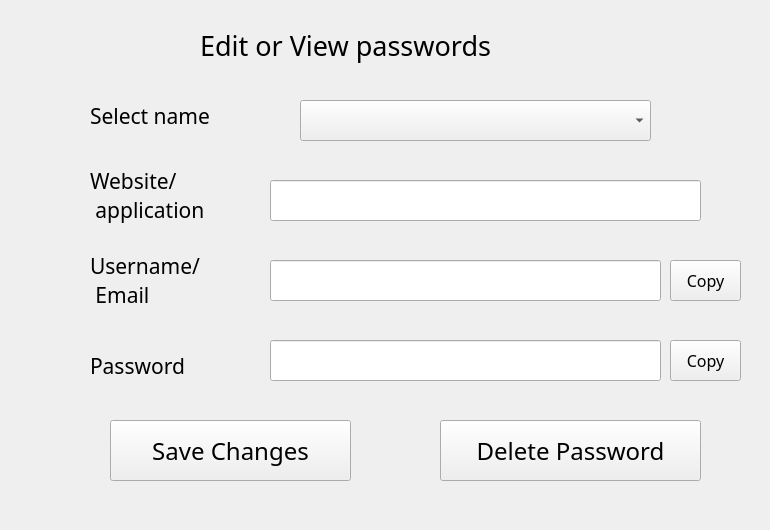
<?xml version="1.0" encoding="UTF-8"?>
<ui version="4.0">
 <class>editpassWin</class>
 <widget class="QWidget" name="editpassWin">
  <property name="geometry">
   <rect>
    <x>0</x>
    <y>0</y>
    <width>770</width>
    <height>530</height>
   </rect>
  </property>
  <property name="windowTitle">
   <string>Edit passwords</string>
  </property>
  <widget class="QLabel" name="titleLabel">
   <property name="geometry">
    <rect>
     <x>200</x>
     <y>10</y>
     <width>371</width>
     <height>71</height>
    </rect>
   </property>
   <property name="font">
    <font>
     <family>Rockwell</family>
     <pointsize>20</pointsize>
    </font>
   </property>
   <property name="text">
    <string>Edit or View passwords</string>
   </property>
  </widget>
  <widget class="QLabel" name="nameLabel">
   <property name="geometry">
    <rect>
     <x>90</x>
     <y>90</y>
     <width>161</width>
     <height>51</height>
    </rect>
   </property>
   <property name="font">
    <font>
     <family>Rockwell</family>
     <pointsize>16</pointsize>
    </font>
   </property>
   <property name="text">
    <string>Select name</string>
   </property>
  </widget>
  <widget class="QComboBox" name="nameDropDown">
   <property name="geometry">
    <rect>
     <x>300</x>
     <y>100</y>
     <width>351</width>
     <height>41</height>
    </rect>
   </property>
   <property name="font">
    <font>
     <family>Rockwell</family>
     <pointsize>14</pointsize>
    </font>
   </property>
  </widget>
  <widget class="QLabel" name="usernameLabel">
   <property name="geometry">
    <rect>
     <x>90</x>
     <y>250</y>
     <width>181</width>
     <height>61</height>
    </rect>
   </property>
   <property name="font">
    <font>
     <family>Rockwell</family>
     <pointsize>16</pointsize>
    </font>
   </property>
   <property name="text">
    <string>Username/ 
 Email</string>
   </property>
  </widget>
  <widget class="QLabel" name="urlLabel">
   <property name="geometry">
    <rect>
     <x>90</x>
     <y>160</y>
     <width>171</width>
     <height>71</height>
    </rect>
   </property>
   <property name="font">
    <font>
     <family>Rockwell</family>
     <pointsize>16</pointsize>
    </font>
   </property>
   <property name="text">
    <string>Website/ 
 application</string>
   </property>
  </widget>
  <widget class="QLabel" name="passwordLabel">
   <property name="geometry">
    <rect>
     <x>90</x>
     <y>340</y>
     <width>171</width>
     <height>51</height>
    </rect>
   </property>
   <property name="font">
    <font>
     <family>Rockwell</family>
     <pointsize>16</pointsize>
    </font>
   </property>
   <property name="text">
    <string>Password</string>
   </property>
  </widget>
  <widget class="QLineEdit" name="passwordLine">
   <property name="geometry">
    <rect>
     <x>270</x>
     <y>340</y>
     <width>391</width>
     <height>41</height>
    </rect>
   </property>
  </widget>
  <widget class="QLineEdit" name="usernameLine">
   <property name="geometry">
    <rect>
     <x>270</x>
     <y>260</y>
     <width>391</width>
     <height>41</height>
    </rect>
   </property>
  </widget>
  <widget class="QLineEdit" name="urlLine">
   <property name="geometry">
    <rect>
     <x>270</x>
     <y>180</y>
     <width>431</width>
     <height>41</height>
    </rect>
   </property>
  </widget>
  <widget class="QPushButton" name="usernameCopy">
   <property name="geometry">
    <rect>
     <x>670</x>
     <y>260</y>
     <width>71</width>
     <height>41</height>
    </rect>
   </property>
   <property name="font">
    <font>
     <family>Rockwell</family>
     <pointsize>12</pointsize>
    </font>
   </property>
   <property name="text">
    <string>Copy</string>
   </property>
  </widget>
  <widget class="QPushButton" name="passwordCopy">
   <property name="geometry">
    <rect>
     <x>670</x>
     <y>340</y>
     <width>71</width>
     <height>41</height>
    </rect>
   </property>
   <property name="font">
    <font>
     <family>Rockwell</family>
     <pointsize>12</pointsize>
    </font>
   </property>
   <property name="text">
    <string>Copy</string>
   </property>
  </widget>
  <widget class="QPushButton" name="saveButton">
   <property name="geometry">
    <rect>
     <x>110</x>
     <y>420</y>
     <width>241</width>
     <height>61</height>
    </rect>
   </property>
   <property name="font">
    <font>
     <family>Rockwell</family>
     <pointsize>18</pointsize>
    </font>
   </property>
   <property name="text">
    <string>Save Changes</string>
   </property>
  </widget>
  <widget class="QPushButton" name="deleteButton">
   <property name="geometry">
    <rect>
     <x>440</x>
     <y>420</y>
     <width>261</width>
     <height>61</height>
    </rect>
   </property>
   <property name="font">
    <font>
     <family>Rockwell</family>
     <pointsize>18</pointsize>
    </font>
   </property>
   <property name="text">
    <string>Delete Password</string>
   </property>
  </widget>
 </widget>
 <resources/>
 <connections/>
</ui>
